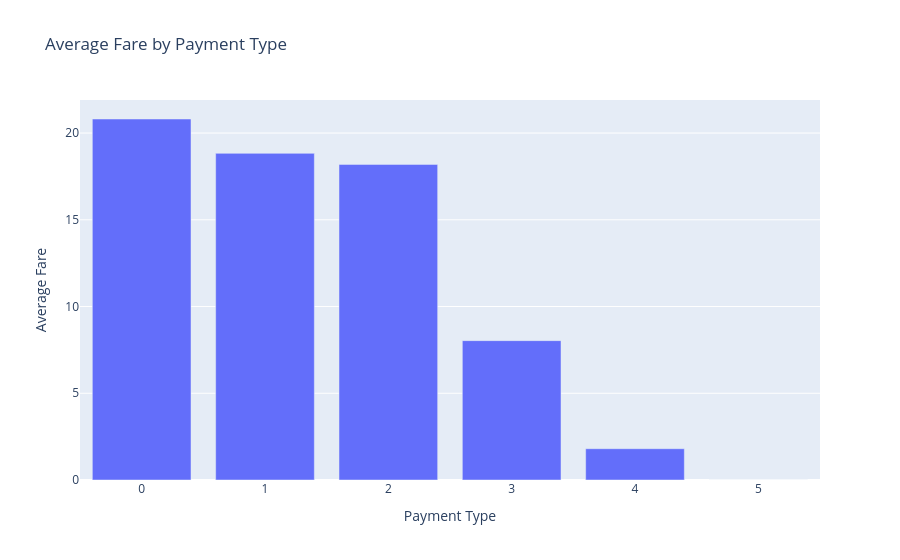

This figure's notebook cell:
### Code cell
%%cudf.pandas.profile
import plotly.express as px

top10 = summary.head(10).reset_index()

fig = px.bar(
    top10,
    x="payment_type",
    y="fare_amount",
    title="Average Fare by Payment Type",
    labels={
        "payment_type": "Payment Type",
        "fare_amount": "Average Fare",
    },
)

fig.show()

### Figure 1 — Plotly figure (JSON) as saved in the notebook; plotly's stock layout.template omitted (floating-point values rounded to 4 significant figures)
{"data": [{"hovertemplate": "Payment Type=%{x}<br>Average Fare=%{y}<extra></extra>", "legendgroup": "", "marker": {"color": "#636efa", "pattern": {"shape": ""}}, "name": "", "orientation": "v", "showlegend": false, "textposition": "auto", "type": "bar", "x": [0, 1, 2, 3, 4, 5], "xaxis": "x", "y": [20.81, 18.83, 18.19, 8.034, 1.804, 0.0], "yaxis": "y"}], "layout": {"barmode": "relative", "legend": {"tracegroupgap": 0}, "title": {"text": "Average Fare by Payment Type"}, "xaxis": {"anchor": "y", "domain": [0, 1], "title": {"text": "Payment Type"}}, "yaxis": {"anchor": "x", "domain": [0, 1], "title": {"text": "Average Fare"}}}}
